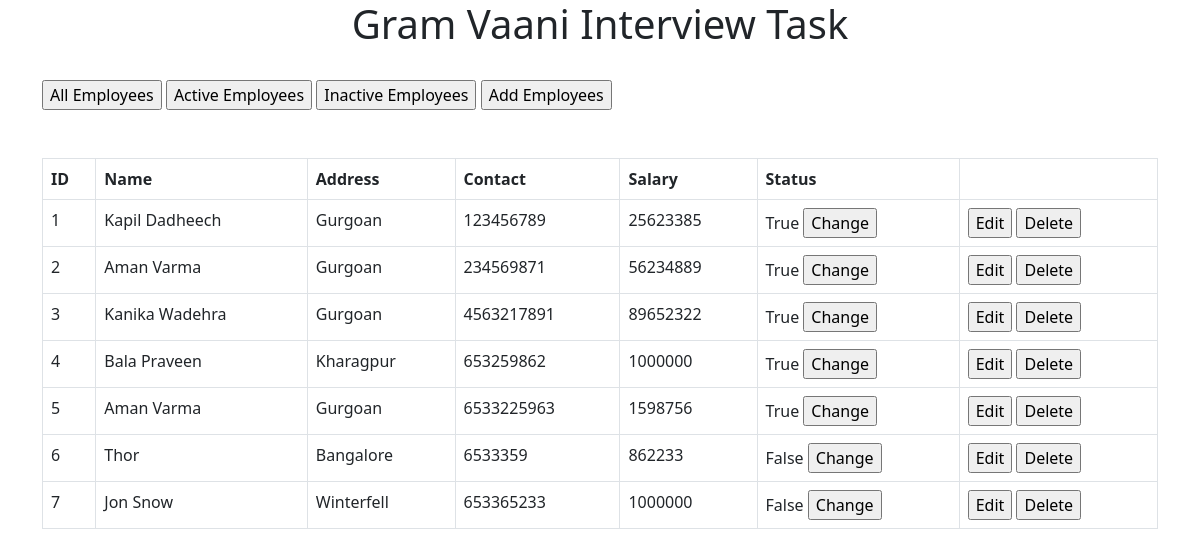
The page / on the database its author committed.
### mypageapp/models.py (models this page shows, shortened)
class Employee(models.Model):
    id = models.AutoField(primary_key=True,null=False)
    name = models.CharField(max_length=30)
    address = models.CharField(max_length=200)
    contact = models.IntegerField(null=False)
    salary = models.IntegerField(default=1000000)
    status = models.BooleanField(default=False)

### mypageapp/views.py (the view, shortened to what this page needs)
# urls.py: path('', views.employee, name='employee' ),
def employee(request):
    employee = Employee.objects.all()
    return render(request, 'employee_details.html',{ 'employee':employee })

### mypageapp/templates/employee_details.html (shortened to what this page needs)
<!doctype html>
<html lang="en">
  <head>
    <link href="https://cdn.jsdelivr.net/npm/bootstrap@5.1.0/dist/css/bootstrap.min.css" rel="stylesheet">
  </head>
  <body>
      <div class="container">
         <center><h1>Gram Vaani Interview Task</h1></center>
      </div>
      <br>
      <div class="container">
          <form action="" method="POST">
            <input type="submit" name = "status" value="All Employees">
            <input type="submit" name = "status" value="Active Employees">
            <input type="submit" name = "status" value="Inactive Employees">
            <a  href = "{% url 'add-employee' %}"><input type="button" name = "add" value = "Add Employees"></a>
          </form>
     </div>
     <br>
     <br>
      <div class="container">
        <table class="table table-bordered">
            <thead>
                <tr>
                  <th scope="col">ID</th>
                  <th scope="col">Name</th>
                  <th scope="col">Address</th>
                  <th scope="col">Contact</th>
                  <th scope="col">Salary</th>
                  <th scope="col">Status</th>
                  <th></th>
                </tr>
              </thead>
              <tbody>
                {% for e in employee %}
                <tr>
                    <td> {{ e.id }} </td>
                    <td> {{ e.name }} </td>
                    <td> {{ e.address }} </td>
                    <td> {{ e.contact }} </td>
                    <td> {{ e.salary }}</td>
                    <td>
                      <form action="" method="POST">
                        {{ e.status }}  <a href="{% url 'update-status' e.id %}"><input type="button" name = "Change" value = "Change"></a>
                      </form>
                    </td>
                    <td>
                      <a href="{% url 'edit-employee' e.id %}" ><input type="button" name = "edit" value = "Edit"></a>
                      <a href="{% url 'delete-employee' e.id %}" ><input type="button" name = "delete" value = "Delete"></a>
                    </td>
                </tr>
                {% endfor %}
              </tbody>
            </table>
      </div>
  </body>
</html>

### rows shown on the page
Employee: id "1", name "Kapil Dadheech", address "Gurgoan", contact "123456789", salary "25623385", status "True"
Employee: id "2", name "Aman Varma", address "Gurgoan", contact "234569871", salary "56234889", status "True"
Employee: id "3", name "Kanika Wadehra", address "Gurgoan", contact "4563217891", salary "89652322", status "True"
Employee: id "4", name "Bala Praveen", address "Kharagpur", contact "653259862", salary "1000000", status "True"
Employee: id "5", name "Aman Varma", address "Gurgoan", contact "6533225963", salary "1598756", status "True"
Employee: id "6", name "Thor", address "Bangalore", contact "6533359", salary "862233", status "False"
Employee: id "7", name "Jon Snow", address "Winterfell", contact "653365233", salary "1000000", status "False"
